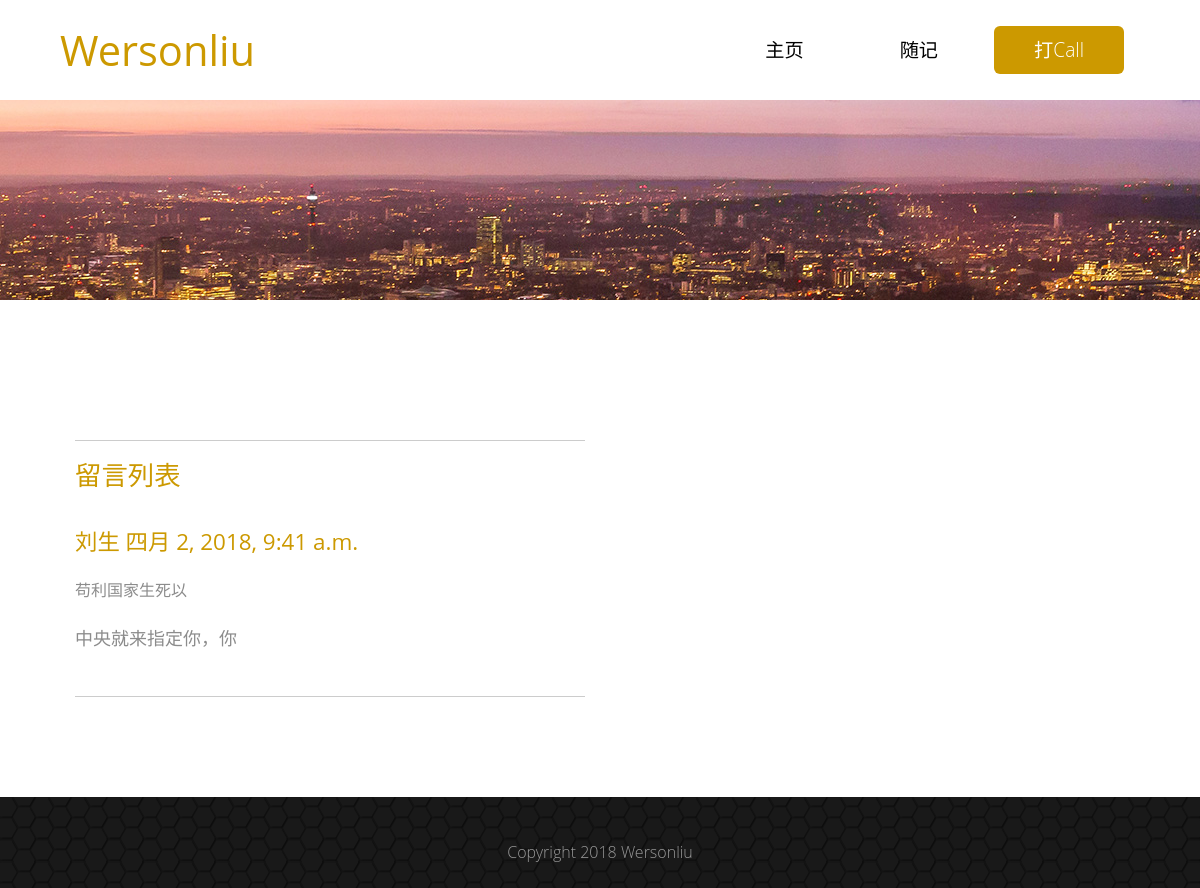
The page /comment/12/ on the database its author committed.
### blog/models.py (models this page shows, shortened)
@python_2_unicode_compatible
class Comment(models.Model):
    name = models.CharField(max_length=100, verbose_name=u"用户名")
    email = models.EmailField(max_length=255, verbose_name=u"邮箱")
    subject = models.CharField(max_length=200, verbose_name=u"主题")
    text = models.TextField(verbose_name=u'正文')
    created_time = models.DateTimeField(auto_now_add=True)
    class Meta:
        verbose_name = u'留言'
        verbose_name_plural = verbose_name

### blog/views.py (the view)
# urls.py: url(r'^comment/(?P<pk>[0-9]+)/$', views.msg_detail, name='msg')
def msg_detail(request, pk):
    comment = get_object_or_404(Comment, pk=pk)
    return render(request, 'message_detail.html', {'msg_detail': comment})

### templates/message_detail.html (shortened to what this page needs)
{% load staticfiles %}
{% load markdown_deux_tags %}
<!DOCTYPE html>
<html>
<head>
    <link rel="stylesheet" href="http://fonts.useso.com/css?family=Open+Sans:300,400">
    <link rel="stylesheet" href="{% static 'css/bootstrap.min.css' %}">
    <link rel="stylesheet" href="{% static 'css/templatemo-style.css' %}">
</head>
<body>
<div class="tm-header">
    <div class="container-fluid">
        <div class="tm-header-inner">
            <a href="#" class="navbar-brand tm-site-name">Wersonliu</a>
            <nav class="navbar tm-main-nav">
                <div class="collapse navbar-toggleable-sm" id="tmNavbar">
                    <ul class="nav navbar-nav">
                        <li class="nav-item">
                            <a href="{% url 'blog:index' %}" class="nav-link">主页</a>
                        </li>
                        <li class="nav-item">
                            <a href="{% url 'blog:blog_list' %}" class="nav-link">随记</a>
                        </li>
                        <li class="nav-item active">
                            <a href="{% url 'blog:message' %}" class="nav-link">打Call</a>
                        </li>
                    </ul>
                </div>
            </nav>
        </div>
    </div>
</div>
<div class="tm-contact-img-container">
</div>
<section class="tm-section">
    <div class="container-fluid">
        <div class="row">
            <div class="col-xs-12 col-sm-12 col-md-12 col-lg-6 col-xl-6 tm-contact-right">
                <hr class="tm-margin-t-mid">
                <div class="row tm-contact-row-related-posts">
                    <div class="col-xs-12">
                        <div class="tm-contact-related-posts-container">
                            <h3 class="tm-gold-text tm-title tm-margin-b-30">留言列表</h3>
                            <div class="media tm-related-post">
                                <div class="media-body">
                                    <a href="#"><h4
                                            class="media-heading tm-gold-text tm-margin-b-15">{{ msg_detail.name }}&nbsp{{ msg_detail.created_time }}</h4>
                                    </a>
                                    <p class="tm-small-font tm-media-description">{{ msg_detail.subject }}</p>
                                    <p>{{ msg_detail.text|markdown }}</p>
                                </div>
                            </div>
                        </div>
                    </div>
                </div>
            </div>
        </div>
    </div>
</section>
<footer class="tm-footer">
    <div class="container-fluid">
        <div class="row">
            <div class="col-xs-12 tm-copyright-col">
                <p class="tm-copyright-text">Copyright 2018 Wersonliu</p>
            </div>
        </div>
    </div>
</footer>
</body>
</html>

### static/css/templatemo-style.css (style rules this page uses)
body { color: #8c8c8c; font-family: 'Open Sans', Helvetica, Arial, sans-serif; font-size: 18px; font-weight: 300; overflow-x: hidden; }
a, button { transition: all 0.3s ease; }
.container-fluid { margin-left: auto; margin-right: auto; max-width: 1390px; overflow-x: hidden; }
@media (max-width: 1390px) { .container-fluid { padding-left: 5%; padding-right: 5%; } }
.tm-header-inner { display: -webkit-flex; display: -ms-flexbox; display: flex; -webkit-align-items: center; -ms-flex-align: center; align-items: center; -webkit-justify-content: space-between; -ms-flex-pack: justify; justify-content: space-between; height: 100px; }
.tm-site-name { color: #cc9900; display: block; font-size: 2.6rem; font-weight: 400; }
.tm-main-nav { font-size: 1.2rem; }
.navbar-nav .nav-link { border-radius: 6px; color: black; padding: 10px 40px; }
.nav-item.active .nav-link, .nav-link:hover, .nav-link:focus { color: white; background-color: #cc9900; }
.tm-gold-text { color: #cc9900; }
.tm-section { padding-top: 80px; padding-bottom: 100px; }
.tm-contact-img-container { background-image: url('../img/tm-contact-img.jpg'); }
.tm-about-img-container, .tm-blog-img-container, .tm-contact-img-container { background-size: auto 200px; background-position: center; background-repeat: no-repeat; height: 200px; }
.tm-title { margin-bottom: 1rem; line-height: 1.4; }
h3 { font-size: 1.65rem; }
h4 { font-size: 1.4rem; line-height: 1.6; }
.tm-copyright-text { text-align: center; }
.tm-margin-b-15 { margin-bottom: 15px; }
.tm-margin-b-30 { margin-bottom: 30px; }
.tm-margin-t-mid { margin-top: 60px; }
.tm-small-font { font-size: 1rem; }
.tm-related-post { margin-bottom: 40px; }
.tm-related-post:last-child { margin-bottom: 0; }
.media-body { border-bottom: 1px solid #ccc; padding-bottom: 25px; }
.tm-media-description { margin-bottom: 0; }
.tm-footer { color: #c6c6c6; background-color: #191919; background-image: url('../img/classic-pattern-bg.png'); font-size: 1rem; padding-top: 40px; padding-bottom: 20px; }
.tm-copyright-text { color: #999999; margin-bottom: 0; }
hr { border-top: 1px solid #CCCCCC; }
p { line-height: 1.9; }
.tm-contact-right { padding-left: 30px; }

### rows shown on the page
Comment: name "刘生", created_time "四月 2, 2018, 9:41 a.m.", subject "苟利国家生死以", text "中央就来指定你，你"
